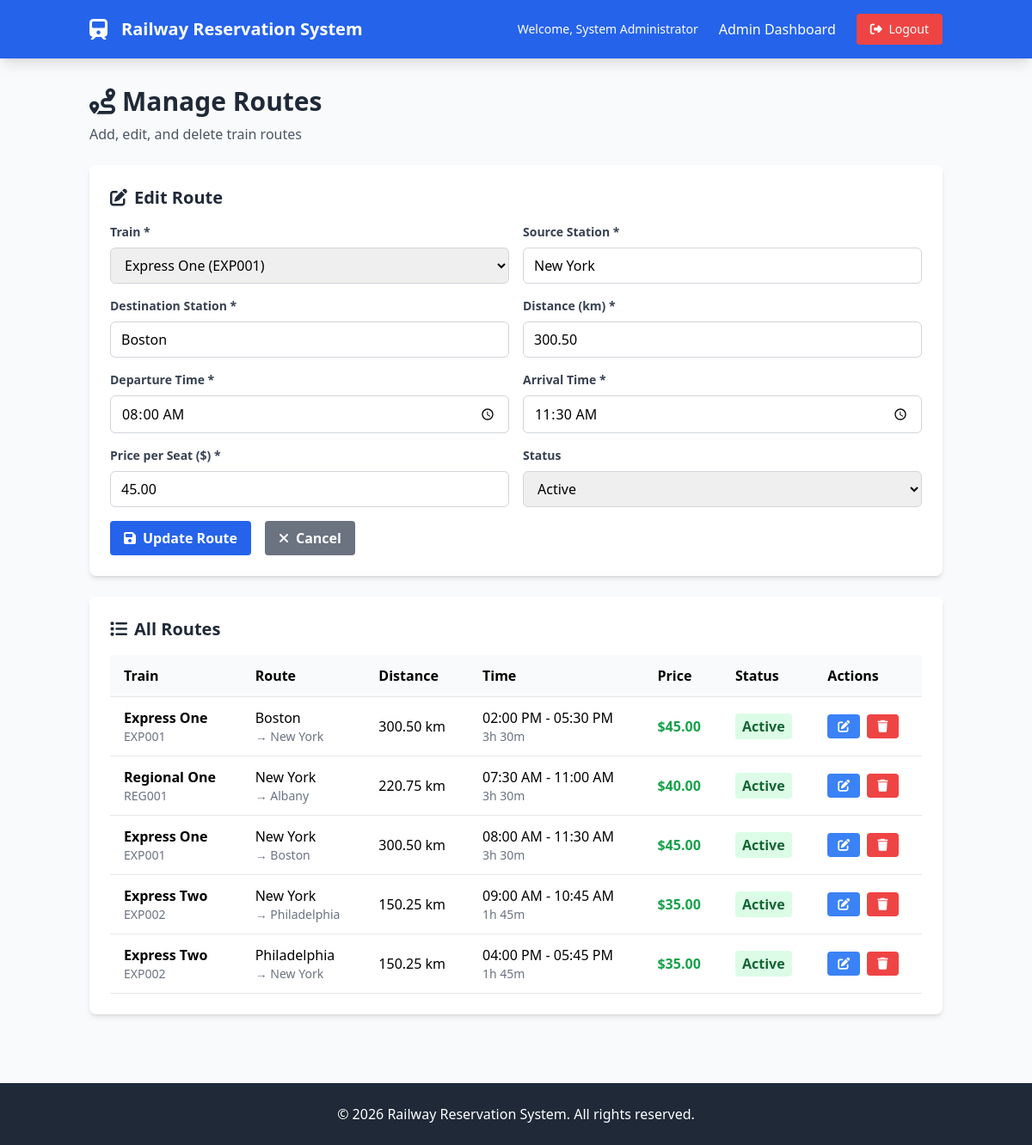
Page /admin/routes.php?edit=1 (signed in) on the committed database.
### tables this page shows
CREATE TABLE routes (
    id INT AUTO_INCREMENT PRIMARY KEY,
    train_id INT NOT NULL,
    source_station VARCHAR(100) NOT NULL,
    destination_station VARCHAR(100) NOT NULL,
    distance_km DECIMAL(8,2) NOT NULL,
    departure_time TIME NOT NULL,
    arrival_time TIME NOT NULL,
    price_per_seat DECIMAL(8,2) NOT NULL,
    status ENUM('active', 'inactive') NOT NULL DEFAULT 'active',
    created_at TIMESTAMP DEFAULT CURRENT_TIMESTAMP,
    updated_at TIMESTAMP DEFAULT CURRENT_TIMESTAMP ON UPDATE CURRENT_TIMESTAMP,
    FOREIGN KEY (train_id) REFERENCES trains(id) ON DELETE CASCADE
);

CREATE TABLE trains (
    id INT AUTO_INCREMENT PRIMARY KEY,
    train_number VARCHAR(20) UNIQUE NOT NULL,
    train_name VARCHAR(100) NOT NULL,
    total_seats INT NOT NULL DEFAULT 100,
    available_seats INT NOT NULL DEFAULT 100,
    status ENUM('active', 'inactive') NOT NULL DEFAULT 'active',
    created_at TIMESTAMP DEFAULT CURRENT_TIMESTAMP,
    updated_at TIMESTAMP DEFAULT CURRENT_TIMESTAMP ON UPDATE CURRENT_TIMESTAMP
);

### includes/route.php (called while the page is built, shortened)
<?php
require_once __DIR__ . '/database.php';
class Route {
    private $db;
    public function __construct() {
        $this->db = new Database();
    }
    public function getAllRoutes() {
        try {
            $stmt = $this->db->prepare("
                SELECT r.*, t.train_name, t.train_number
                FROM routes r
                JOIN trains t ON r.train_id = t.id
                ORDER BY r.source_station, r.destination_station
            ");
            $stmt->execute();
            return $stmt->fetchAll();
        } catch(PDOException $e) {
            error_log("Get routes error: " . $e->getMessage());
            return [];
        }
    }
    public function getRouteById($id) {
        try {
            $stmt = $this->db->prepare("
                SELECT r.*, t.train_name, t.train_number
                FROM routes r
                JOIN trains t ON r.train_id = t.id
                WHERE r.id = ?
            ");
            $stmt->execute([$id]);
            return $stmt->fetch();
        } catch(PDOException $e) {
            error_log("Get route error: " . $e->getMessage());
            return false;
        }
    }
}
?>

### includes/database.php (called while the page is built, shortened)
<?php
class Database {
    private $host = DB_HOST;
    private $db_name = DB_NAME;
    private $username = DB_USER;
    private $password = DB_PASS;
    public function connect() {
        $this->conn = null;
        try {
            $this->conn = new PDO(
                "mysql:host=" . $this->host . ";dbname=" . $this->db_name,
                $this->username,
                $this->password
            );
            $this->conn->setAttribute(PDO::ATTR_ERRMODE, PDO::ERRMODE_EXCEPTION);
            $this->conn->setAttribute(PDO::ATTR_DEFAULT_FETCH_MODE, PDO::FETCH_ASSOC);
        } catch(PDOException $e) {
            echo "Connection error: " . $e->getMessage();
        }
        return $this->conn;
    }
    public function prepare($sql) {
        return $this->connect()->prepare($sql);
    }
}
?>

### includes/train.php (called while the page is built, shortened)
<?php
require_once __DIR__ . '/database.php';
class Train {
    private $db;
    public function __construct() {
        $this->db = new Database();
    }
    public function getAllTrains() {
        try {
            $stmt = $this->db->prepare("SELECT * FROM trains ORDER BY train_number");
            $stmt->execute();
            return $stmt->fetchAll();
        } catch(PDOException $e) {
            error_log("Get trains error: " . $e->getMessage());
            return [];
        }
    }
}
?>

### includes/functions.php (called while the page is built, shortened)
<?php
function formatCurrency($amount) {
    return '$' . number_format($amount, 2);
}
function formatTime($time) {
    return date('h:i A', strtotime($time));
}
function timeToMinutes($time) {
    $parts = explode(':', $time);
    return ($parts[0] * 60) + $parts[1];
}
function calculateDuration($departure, $arrival) {
    $dep = timeToMinutes($departure);
    $arr = timeToMinutes($arrival);
    $duration = $arr - $dep;
    $hours = floor($duration / 60);
    $minutes = $duration % 60;
    return sprintf("%dh %dm", $hours, $minutes);
}
?>

### admin/routes.php (the view, shortened to what this page needs)
<?php
require_once '../includes/functions.php';
require_once '../includes/route.php';
require_once '../includes/train.php';
$route = new Route();
$train = new Train();
$routes = $route->getAllRoutes();
$trains = $train->getAllTrains();
$editing_route = null;
if (isset($_GET['edit'])) {
    $editing_route = $route->getRouteById((int)$_GET['edit']);
}
$content = '
<div class="mb-6">
    <h1 class="text-3xl font-bold text-gray-800">
        <i class="fas fa-route mr-2"></i>Manage Routes
    </h1>
    <p class="text-gray-600 mt-2">Add, edit, and delete train routes</p>
</div>';
if ($editing_route) {
    $content .= '
<div class="bg-white rounded-lg shadow-md p-6 mb-6">
    <h2 class="text-xl font-bold mb-4 text-gray-800">
        <i class="fas fa-edit mr-2"></i>Edit Route
    </h2>
    <form method="POST" action="">
        <input type="hidden" name="action" value="update">
        <input type="hidden" name="route_id" value="' . $editing_route['id'] . '">
        <div class="grid grid-cols-1 md:grid-cols-2 gap-4">
            <div>
                <label for="train_id" class="block text-gray-700 text-sm font-bold mb-2">Train *</label>
                <select id="train_id" name="train_id" required
                        class="w-full px-3 py-2 border border-gray-300 rounded-md focus:outline-none focus:ring-2 focus:ring-blue-500">
                    <option value="">Select Train</option>';
                    foreach ($trains as $t) {
                        $selected = $t['id'] == $editing_route['train_id'] ? 'selected' : '';
                        $content .= '<option value="' . $t['id'] . '" ' . $selected . '>' . htmlspecialchars($t['train_name']) . ' (' . htmlspecialchars($t['train_number']) . ')</option>';
                    }
    $content .= '
                </select>
            </div>
            <div>
                <label for="source_station" class="block text-gray-700 text-sm font-bold mb-2">Source Station *</label>
                <input type="text" id="source_station" name="source_station" required
                       value="' . htmlspecialchars($editing_route['source_station']) . '"
                       class="w-full px-3 py-2 border border-gray-300 rounded-md focus:outline-none focus:ring-2 focus:ring-blue-500">
            </div>
            <div>
                <label for="destination_station" class="block text-gray-700 text-sm font-bold mb-2">Destination Station *</label>
                <input type="text" id="destination_station" name="destination_station" required
                       value="' . htmlspecialchars($editing_route['destination_station']) . '"
                       class="w-full px-3 py-2 border border-gray-300 rounded-md focus:outline-none focus:ring-2 focus:ring-blue-500">
            </div>
            <div>
                <label for="distance_km" class="block text-gray-700 text-sm font-bold mb-2">Distance (km) *</label>
                <input type="number" id="distance_km" name="distance_km" required step="0.01" min="0.01"
                       value="' . $editing_route['distance_km'] . '"
                       class="w-full px-3 py-2 border border-gray-300 rounded-md focus:outline-none focus:ring-2 focus:ring-blue-500">
            </div>
            <div>
                <label for="departure_time" class="block text-gray-700 text-sm font-bold mb-2">Departure Time *</label>
                <input type="time" id="departure_time" name="departure_time" required
                       value="' . $editing_route['departure_time'] . '"
                       class="w-full px-3 py-2 border border-gray-300 rounded-md focus:outline-none focus:ring-2 focus:ring-blue-500">
            </div>
            <div>
                <label for="arrival_time" class="block text-gray-700 text-sm font-bold mb-2">Arrival Time *</label>
                <input type="time" id="arrival_time" name="arrival_time" required
                       value="' . $editing_route['arrival_time'] . '"
                       class="w-full px-3 py-2 border border-gray-300 rounded-md focus:outline-none focus:ring-2 focus:ring-blue-500">
            </div>
            <div>
                <label for="price_per_seat" class="block text-gray-700 text-sm font-bold mb-2">Price per Seat ($) *</label>
                <input type="number" id="price_per_seat" name="price_per_seat" required step="0.01" min="0.01"
                       value="' . $editing_route['price_per_seat'] . '"
                       class="w-full px-3 py-2 border border-gray-300 rounded-md focus:outline-none focus:ring-2 focus:ring-blue-500">
            </div>
            <div>
                <label for="status" class="block text-gray-700 text-sm font-bold mb-2">Status</label>
                <select id="status" name="status"
                        class="w-full px-3 py-2 border border-gray-300 rounded-md focus:outline-none focus:ring-2 focus:ring-blue-500">
                    <option value="active" ' . ($editing_route['status'] === 'active' ? 'selected' : '') . '>Active</option>
                    <option value="inactive" ' . ($editing_route['status'] === 'inactive' ? 'selected' : '') . '>Inactive</option>
                </select>
            </div>
        </div>
        <div class="mt-4 flex space-x-4">
            <button type="submit" class="bg-blue-600 hover:bg-blue-700 text-white font-bold py-2 px-4 rounded transition duration-300">
                <i class="fas fa-save mr-2"></i>Update Route
            </button>
            <a href="routes.php" class="bg-gray-500 hover:bg-gray-600 text-white font-bold py-2 px-4 rounded transition duration-300">
                <i class="fas fa-times mr-2"></i>Cancel
            </a>
        </div>
    </form>
</div>';
}
$content .= '
<div class="bg-white rounded-lg shadow-md p-6">
    <h2 class="text-xl font-bold mb-4 text-gray-800">
        <i class="fas fa-list mr-2"></i>All Routes
    </h2>
    <div class="overflow-x-auto">
        <table class="w-full">
            <thead>
                <tr class="border-b bg-gray-50">
                    <th class="text-left py-3 px-4">Train</th>
                    <th class="text-left py-3 px-4">Route</th>
                    <th class="text-left py-3 px-4">Distance</th>
                    <th class="text-left py-3 px-4">Time</th>
                    <th class="text-left py-3 px-4">Price</th>
                    <th class="text-left py-3 px-4">Status</th>
                    <th class="text-left py-3 px-4">Actions</th>
                </tr>
            </thead>
            <tbody>';
if (!empty($routes)) {
    foreach ($routes as $r) {
        $duration = calculateDuration($r['departure_time'], $r['arrival_time']);
        $status_color = $r['status'] === 'active' ? 'green' : 'red';
        $content .= '
                <tr class="border-b hover:bg-gray-50">
                    <td class="py-3 px-4">
                        <div class="font-semibold">' . htmlspecialchars($r['train_name']) . '</div>
                        <div class="text-sm text-gray-500">' . htmlspecialchars($r['train_number']) . '</div>
                    </td>
                    <td class="py-3 px-4">
                        <div>' . htmlspecialchars($r['source_station']) . '</div>
                        <div class="text-sm text-gray-500">→ ' . htmlspecialchars($r['destination_station']) . '</div>
                    </td>
                    <td class="py-3 px-4">' . $r['distance_km'] . ' km</td>
                    <td class="py-3 px-4">
                        <div>' . formatTime($r['departure_time']) . ' - ' . formatTime($r['arrival_time']) . '</div>
                        <div class="text-sm text-gray-500">' . $duration . '</div>
                    </td>
                    <td class="py-3 px-4 font-semibold text-green-600">' . formatCurrency($r['price_per_seat']) . '</td>
                    <td class="py-3 px-4">
                        <span class="bg-' . $status_color . '-100 text-' . $status_color . '-800 font-semibold px-2 py-1 rounded">
                            ' . ucfirst($r['status']) . '
                        </span>
                    </td>
                    <td class="py-3 px-4">
                        <div class="flex space-x-2">
                            <a href="?edit=' . $r['id'] . '" class="bg-blue-500 hover:bg-blue-600 text-white px-3 py-1 rounded text-sm transition duration-300">
                                <i class="fas fa-edit"></i>
                            </a>
                            <form method="POST" action="" class="inline" onsubmit="return confirm(\'Are you sure you want to delete this route?\')">
                                <input type="hidden" name="action" value="delete">
                                <input type="hidden" name="route_id" value="' . $r['id'] . '">
                                <button type="submit" class="bg-red-500 hover:bg-red-600 text-white px-3 py-1 rounded text-sm transition duration-300">
                                    <i class="fas fa-trash"></i>
                                </button>
                            </form>
                        </div>
                    </td>
                </tr>';
    }
} else {
    $content .= '
                <tr>
                    <td colspan="7" class="text-center py-8 text-gray-500">No routes found</td>
                </tr>';
}
$content .= '
            </tbody>
        </table>
    </div>
</div>';
require_once '../includes/header.php';
?>

### rows in the picture
routes: source_station "New York", destination_station "Boston", distance_km "300.50", departure_time "08:00:00", arrival_time "11:30:00", price_per_seat "45.00", status "Active", train.train_name "Express One", train.train_number "EXP001", departure_time "08:00 AM", arrival_time "11:30 AM", duration "3h 30m", price_per_seat "$45.00"
routes: train.train_name "Express One", train.train_number "EXP001", source_station "Boston", destination_station "New York", distance_km "300.50", departure_time "02:00 PM", arrival_time "05:30 PM", duration "3h 30m", price_per_seat "$45.00", status "Active"
routes: train.train_name "Regional One", train.train_number "REG001", source_station "New York", destination_station "Albany", distance_km "220.75", departure_time "07:30 AM", arrival_time "11:00 AM", duration "3h 30m", price_per_seat "$40.00", status "Active"
routes: train.train_name "Express Two", train.train_number "EXP002", source_station "New York", destination_station "Philadelphia", distance_km "150.25", departure_time "09:00 AM", arrival_time "10:45 AM", duration "1h 45m", price_per_seat "$35.00", status "Active"
routes: train.train_name "Express Two", train.train_number "EXP002", source_station "Philadelphia", destination_station "New York", distance_km "150.25", departure_time "04:00 PM", arrival_time "05:45 PM", duration "1h 45m", price_per_seat "$35.00", status "Active"

### other values in the picture
$_SESSION['full_name'] "System Administrator"
form field train_id "Express One (EXP001)"
